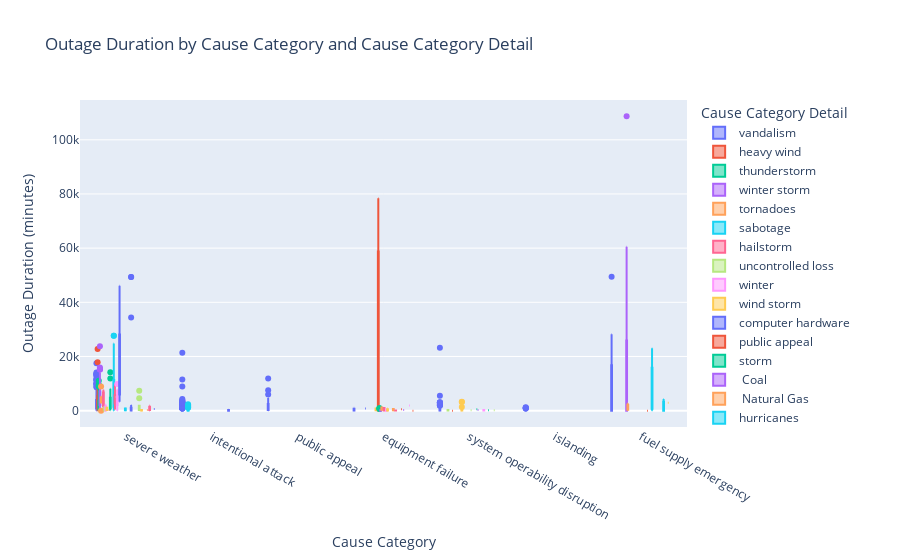

Notebook cell for this chart:
### Markdown cell above
### Analysis 5) Cause Category and Cause Category Detail vs Outage Duration

### Code cell
# Create a box plot to visualize the distribution of OUTAGE.DURATION for different CAUSE.CATEGORY and CAUSE.CATEGORY.DETAIL
fig5 = px.box(
    df, 
    x="CAUSE.CATEGORY", 
    y="OUTAGE.DURATION", 
    color="CAUSE.CATEGORY.DETAIL",  # Group by CAUSE.CATEGORY.DETAIL
    title="Outage Duration by Cause Category and Cause Category Detail",
    labels={"CAUSE.CATEGORY": "Cause Category", "OUTAGE.DURATION": "Outage Duration (minutes)", "CAUSE.CATEGORY.DETAIL": "Cause Category Detail"}
)

# Show the plot
fig5.show()

### Figure 1 — Plotly figure (JSON) as saved in the notebook; plotly's stock layout.template omitted (floating-point values rounded to 4 significant figures; data arrays with more than 128 entries replaced by an {"elided": "..."} marker saying what was removed)
{"data": [{"alignmentgroup": "True", "hovertemplate": "Cause Category Detail=vandalism<br>Cause Category=%{x}<br>Outage Duration (minutes)=%{y}<extra></extra>", "legendgroup": "vandalism", "marker": {"color": "#636efa"}, "name": "vandalism", "notched": false, "offsetgroup": "vandalism", "orientation": "v", "showlegend": true, "type": "box", "x": {"elided": "806 str values"}, "x0": " ", "xaxis": "x", "y": {"elided": "806 int values"}, "y0": " ", "yaxis": "y"}, {"alignmentgroup": "True", "hovertemplate": "Cause Category Detail=heavy wind<br>Cause Category=%{x}<br>Outage Duration (minutes)=%{y}<extra></extra>", "legendgroup": "heavy wind", "marker": {"color": "#EF553B"}, "name": "heavy wind", "notched": false, "offsetgroup": "heavy wind", "orientation": "v", "showlegend": true, "type": "box", "x": ["severe weather", "severe weather", "severe weather", "severe weather", "severe weather", "severe weather", "severe weather", "severe weather", "severe weather", "severe weather", "severe weather", "severe weather", "severe weather", "severe weather", "severe weather", "severe weather", "severe weather", "severe weather", "severe weather", "severe weather", "severe weather", "severe weather", "severe weather", "severe weather", "severe weather", "severe weather", "severe weather", "severe weather", "severe weather", "severe weather", "severe weather", "severe weather", "severe weather", "severe weather", "severe weather", "severe weather", "severe weather", "severe weather", "severe weather", "severe weather", "severe weather", "severe weather", "severe weather", "severe weather", "severe weather", "severe weather", "severe weather", "severe weather", "severe weather", "severe weather", "severe weather", "severe weather", "severe weather", "severe weather", "severe weather", "severe weather", "severe weather", "severe weather", "severe weather", "severe weather", "severe weather"], "x0": " ", "xaxis": "x", "y": [3000, 480, 5820, 5115, 7650, 2820, 3360, 705, 3494, 5700, 3630, 5840, 570, 600, 1920, 17865, 1200, 2580, 1, 120, 2100, 2040, 3300, 6690, 6276, 2639, 6480, 9630, 3507, 2820, 5855, 22769, 4285, 2279, 1950, 4920, 2985, 6938, 5160, 10499, 805, 3630, 11531, 1420, 930, 11420, 1318, 240, 985, 4380, 4313, 3584, 2100, 1005, 2790, 125, 1230, 131, 570, 60, 1087], "y0": " ", "yaxis": "y"}, {"alignmentgroup": "True", "hovertemplate": "Cause Category Detail=thunderstorm<br>Cause Category=%{x}<br>Outage Duration (minutes)=%{y}<extra></extra>", "legendgroup": "thunderstorm", "marker": {"color": "#00cc96"}, "name": "thunderstorm", "notched": false, "offsetgroup": "thunderstorm", "orientation": "v", "showlegend": true, "type": "box", "x": {"elided": "178 str values"}, "x0": " ", "xaxis": "x", "y": {"elided": "178 int values"}, "y0": " ", "yaxis": "y"}, {"alignmentgroup": "True", "hovertemplate": "Cause Category Detail=winter storm<br>Cause Category=%{x}<br>Outage Duration (minutes)=%{y}<extra></extra>", "legendgroup": "winter storm", "marker": {"color": "#ab63fa"}, "name": "winter storm", "notched": false, "offsetgroup": "winter storm", "orientation": "v", "showlegend": true, "type": "box", "x": ["severe weather", "severe weather", "severe weather", "severe weather", "severe weather", "severe weather", "severe weather", "severe weather", "severe weather", "severe weather", "severe weather", "severe weather", "severe weather", "severe weather", "severe weather", "severe weather", "severe weather", "severe weather", "severe weather", "severe weather", "severe weather", "severe weather", "severe weather", "severe weather", "severe weather", "severe weather", "severe weather", "severe weather", "severe weather", "severe weather", "severe weather", "severe weather", "severe weather", "severe weather", "severe weather", "severe weather", "severe weather", "severe weather", "severe weather", "severe weather", "severe weather", "severe weather", "severe weather", "severe weather", "severe weather", "severe weather", "severe weather", "severe weather", "severe weather", "severe weather", "severe weather", "severe weather", "severe weather", "severe weather", "severe weather", "severe weather", "severe weather", "severe weather", "severe weather", "severe weather", "severe weather", "severe weather", "severe weather", "severe weather", "severe weather", "severe weather", "severe weather", "severe weather", "severe weather", "severe weather", "severe weather", "severe weather", "severe weather", "severe weather", "severe weather", "severe weather", "severe weather", "severe weather", "severe weather", "severe weather", "severe weather", "severe weather", "severe weather", "severe weather", "severe weather", "severe weather", "severe weather", "severe weather", "severe weather", "severe weather", "severe weather", "severe weather", "severe weather", "severe weather", "severe weather", "severe weather", "severe weather", "severe weather", "severe weather", "severe weather", "severe weather"], "x0": " ", "xaxis": "x", "y": [1860, 2818, 32, 4200, 2670, 3540, 3637, 4320, 4110, 6420, 4050, 9150, 327, 1860, 6300, 2120, 15950, 23773, 12240, 1020, 5340, 8940, 1920, 2700, 1671, 3938, 4440, 4232, 5790, 9450, 4139, 720, 2790, 7080, 3570, 6492, 15180, 11640, 7920, 6480, 3388, 3720, 11580, 7440, 3480, 6600, 9886, 6660, 4150, 4740, 4140, 15420, 347, 1044, 10726, 5400, 7320, 2520, 13140, 15492, 4740, 2645, 4890, 2759, 5160, 15180, 5910, 2820, 1950, 6780, 5227, 4080, 10274, 2700, 8160, 1355, 2640, 1565, 2691, 485, 106, 810, 1380, 1800, 1865, 5880, 11880, 7200, 148, 13972, 480, 4745, 2108, 3667, 1037, 673, 950, 2140, 1, 13650, 14040], "y0": " ", "yaxis": "y"}, {"alignmentgroup": "True", "hovertemplate": "Cause Category Detail=tornadoes<br>Cause Category=%{x}<br>Outage Duration (minutes)=%{y}<extra></extra>", "legendgroup": "tornadoes", "marker": {"color": "#FFA15A"}, "name": "tornadoes", "notched": false, "offsetgroup": "tornadoes", "orientation": "v", "showlegend": true, "type": "box", "x": ["severe weather", "severe weather", "severe weather", "severe weather", "severe weather", "severe weather", "severe weather", "severe weather"], "x0": " ", "xaxis": "x", "y": [2970, 8880, 4032, 4045, 3264, 4, 3000, 5310], "y0": " ", "yaxis": "y"}, {"alignmentgroup": "True", "hovertemplate": "Cause Category Detail=sabotage<br>Cause Category=%{x}<br>Outage Duration (minutes)=%{y}<extra></extra>", "legendgroup": "sabotage", "marker": {"color": "#19d3f3"}, "name": "sabotage", "notched": false, "offsetgroup": "sabotage", "orientation": "v", "showlegend": true, "type": "box", "x": ["intentional attack", "intentional attack", "intentional attack", "intentional attack", "intentional attack", "intentional attack", "intentional attack", "intentional attack", "intentional attack", "intentional attack", "intentional attack", "intentional attack", "intentional attack", "intentional attack", "intentional attack", "intentional attack", "intentional attack", "intentional attack", "intentional attack", "intentional attack", "intentional attack", "intentional attack", "intentional attack", "intentional attack", "intentional attack", "intentional attack", "intentional attack", "intentional attack", "intentional attack", "intentional attack", "intentional attack", "intentional attack"], "x0": " ", "xaxis": "x", "y": [155, 1605, 1, 5, 1, 120, 5, 1919, 1, 189, 227, 451, 1673, 60, 15, 73, 1, 1, 1199, 73, 83, 1, 1, 60, 2363, 1068, 1, 1, 60, 175, 105, 0], "y0": " ", "yaxis": "y"}, {"alignmentgroup": "True", "hovertemplate": "Cause Category Detail=hailstorm<br>Cause Category=%{x}<br>Outage Duration (minutes)=%{y}<extra></extra>", "legendgroup": "hailstorm", "marker": {"color": "#FF6692"}, "name": "hailstorm", "notched": false, "offsetgroup": "hailstorm", "orientation": "v", "showlegend": true, "type": "box", "x": ["severe weather", "severe weather", "severe weather"], "x0": " ", "xaxis": "x", "y": [3621, 7740, 1080], "y0": " ", "yaxis": "y"}, {"alignmentgroup": "True", "hovertemplate": "Cause Category Detail=uncontrolled loss<br>Cause Category=%{x}<br>Outage Duration (minutes)=%{y}<extra></extra>", "legendgroup": "uncontrolled loss", "marker": {"color": "#B6E880"}, "name": "uncontrolled loss", "notched": false, "offsetgroup": "uncontrolled loss", "orientation": "v", "showlegend": true, "type": "box", "x": ["system operability disruption", "system operability disruption", "system operability disruption", "system operability disruption", "system operability disruption", "severe weather", "system operability disruption", "system operability disruption", "system operability disruption", "system operability disruption", "system operability disruption", "severe weather", "system operability disruption", "system operability disruption"], "x0": " ", "xaxis": "x", "y": [19, 21, 373, 304, 204, 30, 65, 50, 90, 55, 25, 1226, 224, 220], "y0": " ", "yaxis": "y"}, {"alignmentgroup": "True", "hovertemplate": "Cause Category Detail=winter<br>Cause Category=%{x}<br>Outage Duration (minutes)=%{y}<extra></extra>", "legendgroup": "winter", "marker": {"color": "#FF97FF"}, "name": "winter", "notched": false, "offsetgroup": "winter", "orientation": "v", "showlegend": true, "type": "box", "x": ["severe weather", "severe weather", "severe weather", "severe weather", "severe weather", "severe weather", "severe weather", "severe weather", "severe weather", "severe weather", "severe weather", "severe weather", "severe weather", "severe weather", "severe weather", "severe weather", "severe weather", "severe weather", "severe weather", "severe weather", "severe weather", "severe weather", "severe weather"], "x0": " ", "xaxis": "x", "y": [935, 150, 251, 1200, 150, 1920, 1203, 1559, 2280, 1840, 1196, 59, 1, 54, 1, 1950, 1265, 182, 180, 300, 54, 53, 1999], "y0": " ", "yaxis": "y"}, {"alignmentgroup": "True", "hovertemplate": "Cause Category Detail=wind storm<br>Cause Category=%{x}<br>Outage Duration (minutes)=%{y}<extra></extra>", "legendgroup": "wind storm", "marker": {"color": "#FECB52"}, "name": "wind storm", "notched": false, "offsetgroup": "wind storm", "orientation": "v", "showlegend": true, "type": "box", "x": ["severe weather", "severe weather", "severe weather", "severe weather", "severe weather", "severe weather"], "x0": " ", "xaxis": "x", "y": [1260, 528, 1050, 455, 103, 210], "y0": " ", "yaxis": "y"}, {"alignmentgroup": "True", "hovertemplate": "Cause Category Detail=computer hardware<br>Cause Category=%{x}<br>Outage Duration (minutes)=%{y}<extra></extra>", "legendgroup": "computer hardware", "marker": {"color": "#636efa"}, "name": "computer hardware", "notched": false, "offsetgroup": "computer hardware", "orientation": "v", "showlegend": true, "type": "box", "x": ["equipment failure"], "x0": " ", "xaxis": "x", "y": [762], "y0": " ", "yaxis": "y"}, {"alignmentgroup": "True", "hovertemplate": "Cause Category Detail=public appeal<br>Cause Category=%{x}<br>Outage Duration (minutes)=%{y}<extra></extra>", "legendgroup": "public appeal", "marker": {"color": "#EF553B"}, "name": "public appeal", "notched": false, "offsetgroup": "public appeal", "orientation": "v", "showlegend": true, "type": "box", "x": ["system operability disruption", "severe weather"], "x0": " ", "xaxis": "x", "y": [1, 280], "y0": " ", "yaxis": "y"}, {"alignmentgroup": "True", "hovertemplate": "Cause Category Detail=storm<br>Cause Category=%{x}<br>Outage Duration (minutes)=%{y}<extra></extra>", "legendgroup": "storm", "marker": {"color": "#00cc96"}, "name": "storm", "notched": false, "offsetgroup": "storm", "orientation": "v", "showlegend": true, "type": "box", "x": ["severe weather", "severe weather", "severe weather", "severe weather", "severe weather", "severe weather", "severe weather", "severe weather", "severe weather", "severe weather", "severe weather", "severe weather", "severe weather", "severe weather", "severe weather", "severe weather", "severe weather", "severe weather", "severe weather", "severe weather", "severe weather", "severe weather", "severe weather", "severe weather", "severe weather", "severe weather", "severe weather", "severe weather", "severe weather", "severe weather", "severe weather", "severe weather", "severe weather", "severe weather", "severe weather", "severe weather", "severe weather", "severe weather", "severe weather", "severe weather", "severe weather"], "x0": " ", "xaxis": "x", "y": [136, 4410, 4830, 4320, 3915, 11850, 5790, 4259, 1830, 6000, 2220, 1130, 7609, 659, 1320, 810, 1200, 960, 4470, 4338, 930, 373, 3599, 6090, 2089, 3300, 4710, 1456, 523, 1470, 294, 3408, 14190, 6070, 8100, 130, 6914, 385, 4260, 2640, 198], "y0": " ", "yaxis": "y"}, {"alignmentgroup": "True", "hovertemplate": "Cause Category Detail= Coal<br>Cause Category=%{x}<br>Outage Duration (minutes)=%{y}<extra></extra>", "legendgroup": " Coal", "marker": {"color": "#ab63fa"}, "name": " Coal", "notched": false, "offsetgroup": " Coal", "orientation": "v", "showlegend": true, "type": "box", "x": ["fuel supply emergency", "fuel supply emergency", "fuel supply emergency", "fuel supply emergency", "fuel supply emergency", "fuel supply emergency", "fuel supply emergency", "fuel supply emergency", "fuel supply emergency", "fuel supply emergency"], "x0": " ", "xaxis": "x", "y": [1, 108653, 8468, 18660, 1, 20160, 1, 20160, 25920, 60480], "y0": " ", "yaxis": "y"}, {"alignmentgroup": "True", "hovertemplate": "Cause Category Detail= Natural Gas<br>Cause Category=%{x}<br>Outage Duration (minutes)=%{y}<extra></extra>", "legendgroup": " Natural Gas", "marker": {"color": "#FFA15A"}, "name": " Natural Gas", "notched": false, "offsetgroup": " Natural Gas", "orientation": "v", "showlegend": true, "type": "box", "x": ["fuel supply emergency", "fuel supply emergency", "fuel supply emergency", "fuel supply emergency", "fuel supply emergency", "fuel supply emergency", "fuel supply emergency"], "x0": " ", "xaxis": "x", "y": [104, 2761, 2355, 540, 370, 1260, 324], "y0": " ", "yaxis": "y"}, {"alignmentgroup": "True", "hovertemplate": "Cause Category Detail=hurricanes<br>Cause Category=%{x}<br>Outage Duration (minutes)=%{y}<extra></extra>", "legendgroup": "hurricanes", "marker": {"color": "#19d3f3"}, "name": "hurricanes", "notched": false, "offsetgroup": "hurricanes", "orientation": "v", "showlegend": true, "type": "box", "x": ["severe weather", "severe weather", "severe weather", "severe weather", "severe weather", "severe weather", "severe weather", "severe weather", "severe weather", "severe weather", "severe weather", "severe weather", "severe weather", "severe weather", "severe weather", "severe weather", "severe weather", "severe weather", "severe weather", "severe weather", "severe weather", "severe weather", "severe weather", "severe weather", "severe weather", "severe weather", "severe weather", "severe weather", "severe weather", "severe weather", "severe weather", "severe weather", "severe weather", "severe weather", "severe weather", "severe weather", "severe weather", "severe weather", "severe weather", "severe weather", "severe weather", "severe weather", "severe weather", "severe weather", "severe weather", "severe weather", "severe weather", "severe weather", "severe weather", "severe weather", "severe weather", "severe weather", "severe weather", "severe weather", "severe weather", "severe weather", "severe weather", "severe weather", "severe weather", "severe weather", "severe weather", "severe weather", "severe weather", "severe weather", "severe weather", "severe weather", "severe weather", "severe weather", "severe weather", "severe weather", "severe weather", "severe weather", "severe weather", "severe weather"], "x0": " ", "xaxis": "x", "y": [17339, 2340, 9486, 12180, 27698, 12124, 1620, 3360, 685, 27698, 21540, 12890, 2507, 8979, 4800, 10530, 299, 6713, 13488, 300, 4200, 10619, 1440, 990, 1528, 1890, 885, 15, 4140, 11337, 9360, 9600, 488, 14500, 20280, 14639, 8268, 2160, 1440, 692, 13215, 17812, 20416, 6240, 3067, 3060, 1, 18804, 1867, 240, 5820, 720, 480, 3600, 5071, 6840, 221, 24780, 7560, 10380, 2040, 12060, 1080, 1680, 13920, 1099, 2460, 1523, 1560, 360, 1656, 3525, 1187, 2535], "y0": " ", "yaxis": "y"}, {"alignmentgroup": "True", "hovertemplate": "Cause Category Detail=wind/rain<br>Cause Category=%{x}<br>Outage Duration (minutes)=%{y}<extra></extra>", "legendgroup": "wind/rain", "marker": {"color": "#FF6692"}, "name": "wind/rain", "notched": false, "offsetgroup": "wind/rain", "orientation": "v", "showlegend": true, "type": "box", "x": ["severe weather", "severe weather", "severe weather", "severe weather", "severe weather", "severe weather", "severe weather", "severe weather", "severe weather", "severe weather", "severe weather", "severe weather"], "x0": " ", "xaxis": "x", "y": [4590, 5670, 5700, 2319, 5320, 9719, 9480, 5760, 390, 2895, 1301, 3305], "y0": " ", "yaxis": "y"}, {"alignmentgroup": "True", "hovertemplate": "Cause Category Detail=snow/ice storm<br>Cause Category=%{x}<br>Outage Duration (minutes)=%{y}<extra></extra>", "legendgroup": "snow/ice storm", "marker": {"color": "#B6E880"}, "name": "snow/ice storm", "notched": false, "offsetgroup": "snow/ice storm", "orientation": "v", "showlegend": true, "type": "box", "x": ["severe weather"], "x0": " ", "xaxis": "x", "y": [5034], "y0": " ", "yaxis": "y"}, {"alignmentgroup": "True", "hovertemplate": "Cause Category Detail=snow/ice <br>Cause Category=%{x}<br>Outage Duration (minutes)=%{y}<extra></extra>", "legendgroup": "snow/ice ", "marker": {"color": "#FF97FF"}, "name": "snow/ice ", "notched": false, "offsetgroup": "snow/ice ", "orientation": "v", "showlegend": true, "type": "box", "x": ["severe weather", "severe weather", "severe weather", "severe weather", "severe weather", "severe weather", "severe weather", "severe weather", "severe weather", "severe weather", "severe weather", "severe weather", "severe weather"], "x0": " ", "xaxis": "x", "y": [9857, 4242, 7809, 1, 1, 2668, 6940, 4510, 4177, 3943, 448, 4122, 2652], "y0": " ", "yaxis": "y"}, {"alignmentgroup": "True", "hovertemplate": "Cause Category Detail=transmission interruption<br>Cause Category=%{x}<br>Outage Duration (minutes)=%{y}<extra></extra>", "legendgroup": "transmission interruption", "marker": {"color": "#FECB52"}, "name": "transmission interruption", "notched": false, "offsetgroup": "transmission interruption", "orientation": "v", "showlegend": true, "type": "box", "x": ["equipment failure", "system operability disruption", "system operability disruption", "system operability disruption", "system operability disruption", "equipment failure", "system operability disruption", "system operability disruption", "system operability disruption", "system operability disruption", "system operability disruption", "system operability disruption", "system operability disruption", "system operability disruption", "system operability disruption", "system operability disruption", "system operability disruption", "system operability disruption", "system operability disruption"], "x0": " ", "xaxis": "x", "y": [761, 3255, 70, 6, 300, 149, 129, 0, 42, 1365, 191, 3180, 816, 230, 249, 161, 40, 213, 0], "y0": " ", "yaxis": "y"}, {"alignmentgroup": "True", "hovertemplate": "Cause Category Detail=flooding<br>Cause Category=%{x}<br>Outage Duration (minutes)=%{y}<extra></extra>", "legendgroup": "flooding", "marker": {"color": "#636efa"}, "name": "flooding", "notched": false, "offsetgroup": "flooding", "orientation": "v", "showlegend": true, "type": "box", "x": ["severe weather", "severe weather", "severe weather", "severe weather"], "x0": " ", "xaxis": "x", "y": [46080, 10140, 3300, 8670], "y0": " ", "yaxis": "y"}, {"alignmentgroup": "True", "hovertemplate": "Cause Category Detail=transformer outage<br>Cause Category=%{x}<br>Outage Duration (minutes)=%{y}<extra></extra>", "legendgroup": "transformer outage", "marker": {"color": "#EF553B"}, "name": "transformer outage", "notched": false, "offsetgroup": "transformer outage", "orientation": "v", "showlegend": true, "type": "box", "x": ["equipment failure", "equipment failure", "equipment failure"], "x0": " ", "xaxis": "x", "y": [78377, 1, 50], "y0": " ", "yaxis": "y"}, {"alignmentgroup": "True", "hovertemplate": "Cause Category Detail=generator trip<br>Cause Category=%{x}<br>Outage Duration (minutes)=%{y}<extra></extra>", "legendgroup": "generator trip", "marker": {"color": "#00cc96"}, "name": "generator trip", "notched": false, "offsetgroup": "generator trip", "orientation": "v", "showlegend": true, "type": "box", "x": ["equipment failure", "equipment failure", "equipment failure", "equipment failure", "equipment failure", "equipment failure", "equipment failure", "equipment failure", "equipment failure", "equipment failure", "equipment failure", "equipment failure", "equipment failure", "equipment failure", "equipment failure", "equipment failure"], "x0": " ", "xaxis": "x", "y": [168, 600, 159, 0, 227, 295, 221, 155, 159, 854, 179, 182, 269, 125, 230, 909], "y0": " ", "yaxis": "y"}, {"alignmentgroup": "True", "hovertemplate": "Cause Category Detail=relaying malfunction<br>Cause Category=%{x}<br>Outage Duration (minutes)=%{y}<extra></extra>", "legendgroup": "relaying malfunction", "marker": {"color": "#ab63fa"}, "name": "relaying malfunction", "notched": false, "offsetgroup": "relaying malfunction", "orientation": "v", "showlegend": true, "type": "box", "x": ["equipment failure", "equipment failure", "equipment failure"], "x0": " ", "xaxis": "x", "y": [186, 1, 1], "y0": " ", "yaxis": "y"}, {"alignmentgroup": "True", "hovertemplate": "Cause Category Detail=transmission trip<br>Cause Category=%{x}<br>Outage Duration (minutes)=%{y}<extra></extra>", "legendgroup": "transmission trip", "marker": {"color": "#FFA15A"}, "name": "transmission trip", "notched": false, "offsetgroup": "transmission trip", "orientation": "v", "showlegend": true, "type": "box", "x": ["equipment failure", "equipment failure", "equipment failure", "equipment failure", "equipment failure", "equipment failure"], "x0": " ", "xaxis": "x", "y": [318, 885, 1204, 182, 1419, 396], "y0": " ", "yaxis": "y"}, {"alignmentgroup": "True", "hovertemplate": "Cause Category Detail=lightning<br>Cause Category=%{x}<br>Outage Duration (minutes)=%{y}<extra></extra>", "legendgroup": "lightning", "marker": {"color": "#19d3f3"}, "name": "lightning", "notched": false, "offsetgroup": "lightning", "orientation": "v", "showlegend": true, "type": "box", "x": ["severe weather", "severe weather", "severe weather"], "x0": " ", "xaxis": "x", "y": [847, 656, 30], "y0": " ", "yaxis": "y"}, {"alignmentgroup": "True", "hovertemplate": "Cause Category Detail=switching<br>Cause Category=%{x}<br>Outage Duration (minutes)=%{y}<extra></extra>", "legendgroup": "switching", "marker": {"color": "#FF6692"}, "name": "switching", "notched": false, "offsetgroup": "switching", "orientation": "v", "showlegend": true, "type": "box", "x": ["equipment failure", "equipment failure"], "x0": " ", "xaxis": "x", "y": [39, 945], "y0": " ", "yaxis": "y"}, {"alignmentgroup": "True", "hovertemplate": "Cause Category Detail=shed load<br>Cause Category=%{x}<br>Outage Duration (minutes)=%{y}<extra></extra>", "legendgroup": "shed load", "marker": {"color": "#B6E880"}, "name": "shed load", "notched": false, "offsetgroup": "shed load", "orientation": "v", "showlegend": true, "type": "box", "x": ["system operability disruption"], "x0": " ", "xaxis": "x", "y": [130], "y0": " ", "yaxis": "y"}, {"alignmentgroup": "True", "hovertemplate": "Cause Category Detail=line fault<br>Cause Category=%{x}<br>Outage Duration (minutes)=%{y}<extra></extra>", "legendgroup": "line fault", "marker": {"color": "#FF97FF"}, "name": "line fault", "notched": false, "offsetgroup": "line fault", "orientation": "v", "showlegend": true, "type": "box", "x": ["equipment failure", "equipment failure"], "x0": " ", "xaxis": "x", "y": [1, 418], "y0": " ", "yaxis": "y"}, {"alignmentgroup": "True", "hovertemplate": "Cause Category Detail=breaker trip<br>Cause Category=%{x}<br>Outage Duration (minutes)=%{y}<extra></extra>", "legendgroup": "breaker trip", "marker": {"color": "#FECB52"}, "name": "breaker trip", "notched": false, "offsetgroup": "breaker trip", "orientation": "v", "showlegend": true, "type": "box", "x": ["equipment failure", "equipment failure", "equipment failure", "equipment failure"], "x0": " ", "xaxis": "x", "y": [1, 35, 100, 871], "y0": " ", "yaxis": "y"}, {"alignmentgroup": "True", "hovertemplate": "Cause Category Detail=wildfire<br>Cause Category=%{x}<br>Outage Duration (minutes)=%{y}<extra></extra>", "legendgroup": "wildfire", "marker": {"color": "#636efa"}, "name": "wildfire", "notched": false, "offsetgroup": "wildfire", "orientation": "v", "showlegend": true, "type": "box", "x": ["severe weather", "severe weather", "severe weather", "severe weather", "severe weather", "severe weather", "severe weather", "severe weather", "severe weather", "severe weather", "severe weather", "severe weather", "severe weather", "severe weather", "severe weather", "severe weather", "severe weather", "severe weather", "severe weather", "severe weather", "severe weather", "severe weather", "severe weather", "severe weather", "severe weather", "severe weather"], "x0": " ", "xaxis": "x", "y": [1, 49320, 66, 49320, 283, 333, 1050, 870, 2100, 1054, 365, 1, 34390, 13, 47, 252, 962, 47, 17, 21, 617, 1, 37, 751, 1414, 115], "y0": " ", "yaxis": "y"}, {"alignmentgroup": "True", "hovertemplate": "Cause Category Detail= Hydro<br>Cause Category=%{x}<br>Outage Duration (minutes)=%{y}<extra></extra>", "legendgroup": " Hydro", "marker": {"color": "#EF553B"}, "name": " Hydro", "notched": false, "offsetgroup": " Hydro", "orientation": "v", "showlegend": true, "type": "box", "x": ["fuel supply emergency"], "x0": " ", "xaxis": "x", "y": [1], "y0": " ", "yaxis": "y"}, {"alignmentgroup": "True", "hovertemplate": "Cause Category Detail=majorsystem interruption<br>Cause Category=%{x}<br>Outage Duration (minutes)=%{y}<extra></extra>", "legendgroup": "majorsystem interruption", "marker": {"color": "#00cc96"}, "name": "majorsystem interruption", "notched": false, "offsetgroup": "majorsystem interruption", "orientation": "v", "showlegend": true, "type": "box", "x": ["system operability disruption"], "x0": " ", "xaxis": "x", "y": [554], "y0": " ", "yaxis": "y"}, {"alignmentgroup": "True", "hovertemplate": "Cause Category Detail=voltage reduction<br>Cause Category=%{x}<br>Outage Duration (minutes)=%{y}<extra></extra>", "legendgroup": "voltage reduction", "marker": {"color": "#ab63fa"}, "name": "voltage reduction", "notched": false, "offsetgroup": "voltage reduction", "orientation": "v", "showlegend": true, "type": "box", "x": ["system operability disruption"], "x0": " ", "xaxis": "x", "y": [278], "y0": " ", "yaxis": "y"}, {"alignmentgroup": "True", "hovertemplate": "Cause Category Detail=transmission<br>Cause Category=%{x}<br>Outage Duration (minutes)=%{y}<extra></extra>", "legendgroup": "transmission", "marker": {"color": "#FFA15A"}, "name": "transmission", "notched": false, "offsetgroup": "transmission", "orientation": "v", "showlegend": true, "type": "box", "x": ["equipment failure", "equipment failure", "equipment failure"], "x0": " ", "xaxis": "x", "y": [376, 652, 61], "y0": " ", "yaxis": "y"}, {"alignmentgroup": "True", "hovertemplate": "Cause Category Detail=Coal<br>Cause Category=%{x}<br>Outage Duration (minutes)=%{y}<extra></extra>", "legendgroup": "Coal", "marker": {"color": "#19d3f3"}, "name": "Coal", "notched": false, "offsetgroup": "Coal", "orientation": "v", "showlegend": true, "type": "box", "x": ["fuel supply emergency", "fuel supply emergency", "fuel supply emergency", "fuel supply emergency", "fuel supply emergency", "fuel supply emergency", "fuel supply emergency", "fuel supply emergency"], "x0": " ", "xaxis": "x", "y": [1440, 17310, 3600, 5850, 23040, 14400, 1, 1], "y0": " ", "yaxis": "y"}, {"alignmentgroup": "True", "hovertemplate": "Cause Category Detail=substation<br>Cause Category=%{x}<br>Outage Duration (minutes)=%{y}<extra></extra>", "legendgroup": "substation", "marker": {"color": "#FF6692"}, "name": "substation", "notched": false, "offsetgroup": "substation", "orientation": "v", "showlegend": true, "type": "box", "x": ["equipment failure", "equipment failure"], "x0": " ", "xaxis": "x", "y": [15, 64], "y0": " ", "yaxis": "y"}, {"alignmentgroup": "True", "hovertemplate": "Cause Category Detail=heatwave<br>Cause Category=%{x}<br>Outage Duration (minutes)=%{y}<extra></extra>", "legendgroup": "heatwave", "marker": {"color": "#B6E880"}, "name": "heatwave", "notched": false, "offsetgroup": "heatwave", "orientation": "v", "showlegend": true, "type": "box", "x": ["severe weather", "severe weather", "severe weather", "severe weather", "severe weather", "severe weather", "severe weather", "severe weather", "severe weather", "severe weather"], "x0": " ", "xaxis": "x", "y": [420, 1800, 420, 180, 7371, 435, 180, 270, 300, 4605], "y0": " ", "yaxis": "y"}, {"alignmentgroup": "True", "hovertemplate": "Cause Category Detail=distribution interruption<br>Cause Category=%{x}<br>Outage Duration (minutes)=%{y}<extra></extra>", "legendgroup": "distribution interruption", "marker": {"color": "#FF97FF"}, "name": "distribution interruption", "notched": false, "offsetgroup": "distribution interruption", "orientation": "v", "showlegend": true, "type": "box", "x": ["system operability disruption", "system operability disruption"], "x0": " ", "xaxis": "x", "y": [45, 195], "y0": " ", "yaxis": "y"}, {"alignmentgroup": "True", "hovertemplate": "Cause Category Detail=wind<br>Cause Category=%{x}<br>Outage Duration (minutes)=%{y}<extra></extra>", "legendgroup": "wind", "marker": {"color": "#FECB52"}, "name": "wind", "notched": false, "offsetgroup": "wind", "orientation": "v", "showlegend": true, "type": "box", "x": ["severe weather", "severe weather", "severe weather"], "x0": " ", "xaxis": "x", "y": [210, 1, 285], "y0": " ", "yaxis": "y"}, {"alignmentgroup": "True", "hovertemplate": "Cause Category Detail=suspicious activity<br>Cause Category=%{x}<br>Outage Duration (minutes)=%{y}<extra></extra>", "legendgroup": "suspicious activity", "marker": {"color": "#636efa"}, "name": "suspicious activity", "notched": false, "offsetgroup": "suspicious activity", "orientation": "v", "showlegend": true, "type": "box", "x": ["intentional attack", "intentional attack", "intentional attack"], "x0": " ", "xaxis": "x", "y": [4, 5, 360], "y0": " ", "yaxis": "y"}, {"alignmentgroup": "True", "hovertemplate": "Cause Category Detail=feeder shutdown<br>Cause Category=%{x}<br>Outage Duration (minutes)=%{y}<extra></extra>", "legendgroup": "feeder shutdown", "marker": {"color": "#EF553B"}, "name": "feeder shutdown", "notched": false, "offsetgroup": "feeder shutdown", "orientation": "v", "showlegend": true, "type": "box", "x": ["equipment failure"], "x0": " ", "xaxis": "x", "y": [494], "y0": " ", "yaxis": "y"}, {"alignmentgroup": "True", "hovertemplate": "Cause Category Detail=100 MW loadshed<br>Cause Category=%{x}<br>Outage Duration (minutes)=%{y}<extra></extra>", "legendgroup": "100 MW loadshed", "marker": {"color": "#00cc96"}, "name": "100 MW loadshed", "notched": false, "offsetgroup": "100 MW loadshed", "orientation": "v", "showlegend": true, "type": "box", "x": ["system operability disruption"], "x0": " ", "xaxis": "x", "y": [152], "y0": " ", "yaxis": "y"}, {"alignmentgroup": "True", "hovertemplate": "Cause Category Detail=plant trip<br>Cause Category=%{x}<br>Outage Duration (minutes)=%{y}<extra></extra>", "legendgroup": "plant trip", "marker": {"color": "#ab63fa"}, "name": "plant trip", "notched": false, "offsetgroup": "plant trip", "orientation": "v", "showlegend": true, "type": "box", "x": ["equipment failure"], "x0": " ", "xaxis": "x", "y": [202], "y0": " ", "yaxis": "y"}, {"alignmentgroup": "True", "hovertemplate": "Cause Category Detail=fog<br>Cause Category=%{x}<br>Outage Duration (minutes)=%{y}<extra></extra>", "legendgroup": "fog", "marker": {"color": "#FFA15A"}, "name": "fog", "notched": false, "offsetgroup": "fog", "orientation": "v", "showlegend": true, "type": "box", "x": ["severe weather"], "x0": " ", "xaxis": "x", "y": [255], "y0": " ", "yaxis": "y"}, {"alignmentgroup": "True", "hovertemplate": "Cause Category Detail=Hydro<br>Cause Category=%{x}<br>Outage Duration (minutes)=%{y}<extra></extra>", "legendgroup": "Hydro", "marker": {"color": "#19d3f3"}, "name": "Hydro", "notched": false, "offsetgroup": "Hydro", "orientation": "v", "showlegend": true, "type": "box", "x": ["fuel supply emergency", "fuel supply emergency", "fuel supply emergency", "fuel supply emergency", "fuel supply emergency"], "x0": " ", "xaxis": "x", "y": [1, 660, 4320, 2880, 1], "y0": " ", "yaxis": "y"}, {"alignmentgroup": "True", "hovertemplate": "Cause Category Detail=earthquake<br>Cause Category=%{x}<br>Outage Duration (minutes)=%{y}<extra></extra>", "legendgroup": "earthquake", "marker": {"color": "#FF6692"}, "name": "earthquake", "notched": false, "offsetgroup": "earthquake", "orientation": "v", "showlegend": true, "type": "box", "x": ["severe weather", "severe weather", "severe weather", "severe weather"], "x0": " ", "xaxis": "x", "y": [721, 0, 543, 1906], "y0": " ", "yaxis": "y"}, {"alignmentgroup": "True", "hovertemplate": "Cause Category Detail=HVSubstation interruption<br>Cause Category=%{x}<br>Outage Duration (minutes)=%{y}<extra></extra>", "legendgroup": "HVSubstation interruption", "marker": {"color": "#B6E880"}, "name": "HVSubstation interruption", "notched": false, "offsetgroup": "HVSubstation interruption", "orientation": "v", "showlegend": true, "type": "box", "x": ["system operability disruption"], "x0": " ", "xaxis": "x", "y": [124], "y0": " ", "yaxis": "y"}, {"alignmentgroup": "True", "hovertemplate": "Cause Category Detail=cables<br>Cause Category=%{x}<br>Outage Duration (minutes)=%{y}<extra></extra>", "legendgroup": "cables", "marker": {"color": "#FF97FF"}, "name": "cables", "notched": false, "offsetgroup": "cables", "orientation": "v", "showlegend": true, "type": "box", "x": ["equipment failure"], "x0": " ", "xaxis": "x", "y": [1914], "y0": " ", "yaxis": "y"}, {"alignmentgroup": "True", "hovertemplate": "Cause Category Detail=Petroleum<br>Cause Category=%{x}<br>Outage Duration (minutes)=%{y}<extra></extra>", "legendgroup": "Petroleum", "marker": {"color": "#FECB52"}, "name": "Petroleum", "notched": false, "offsetgroup": "Petroleum", "orientation": "v", "showlegend": true, "type": "box", "x": ["fuel supply emergency"], "x0": " ", "xaxis": "x", "y": [2891], "y0": " ", "yaxis": "y"}, {"alignmentgroup": "True", "hovertemplate": "Cause Category Detail=thunderstorm; islanding<br>Cause Category=%{x}<br>Outage Duration (minutes)=%{y}<extra></extra>", "legendgroup": "thunderstorm; islanding", "marker": {"color": "#636efa"}, "name": "thunderstorm; islanding", "notched": false, "offsetgroup": "thunderstorm; islanding", "orientation": "v", "showlegend": true, "type": "box", "x": ["severe weather"], "x0": " ", "xaxis": "x", "y": [618], "y0": " ", "yaxis": "y"}, {"alignmentgroup": "True", "hovertemplate": "Cause Category Detail=failure<br>Cause Category=%{x}<br>Outage Duration (minutes)=%{y}<extra></extra>", "legendgroup": "failure", "marker": {"color": "#EF553B"}, "name": "failure", "notched": false, "offsetgroup": "failure", "orientation": "v", "showlegend": true, "type": "box", "x": ["equipment failure"], "x0": " ", "xaxis": "x", "y": [1], "y0": " ", "yaxis": "y"}], "layout": {"autosize": true, "boxmode": "group", "legend": {"title": {"text": "Cause Category Detail"}, "tracegroupgap": 0}, "title": {"text": "Outage Duration by Cause Category and Cause Category Detail"}, "xaxis": {"anchor": "y", "autorange": true, "domain": [0, 1], "range": [-0.5267, 6.527], "title": {"text": "Cause Category"}, "type": "category"}, "yaxis": {"anchor": "x", "autorange": true, "domain": [0, 1], "range": [-6036.0, 114700.0], "title": {"text": "Outage Duration (minutes)"}, "type": "linear"}}}
